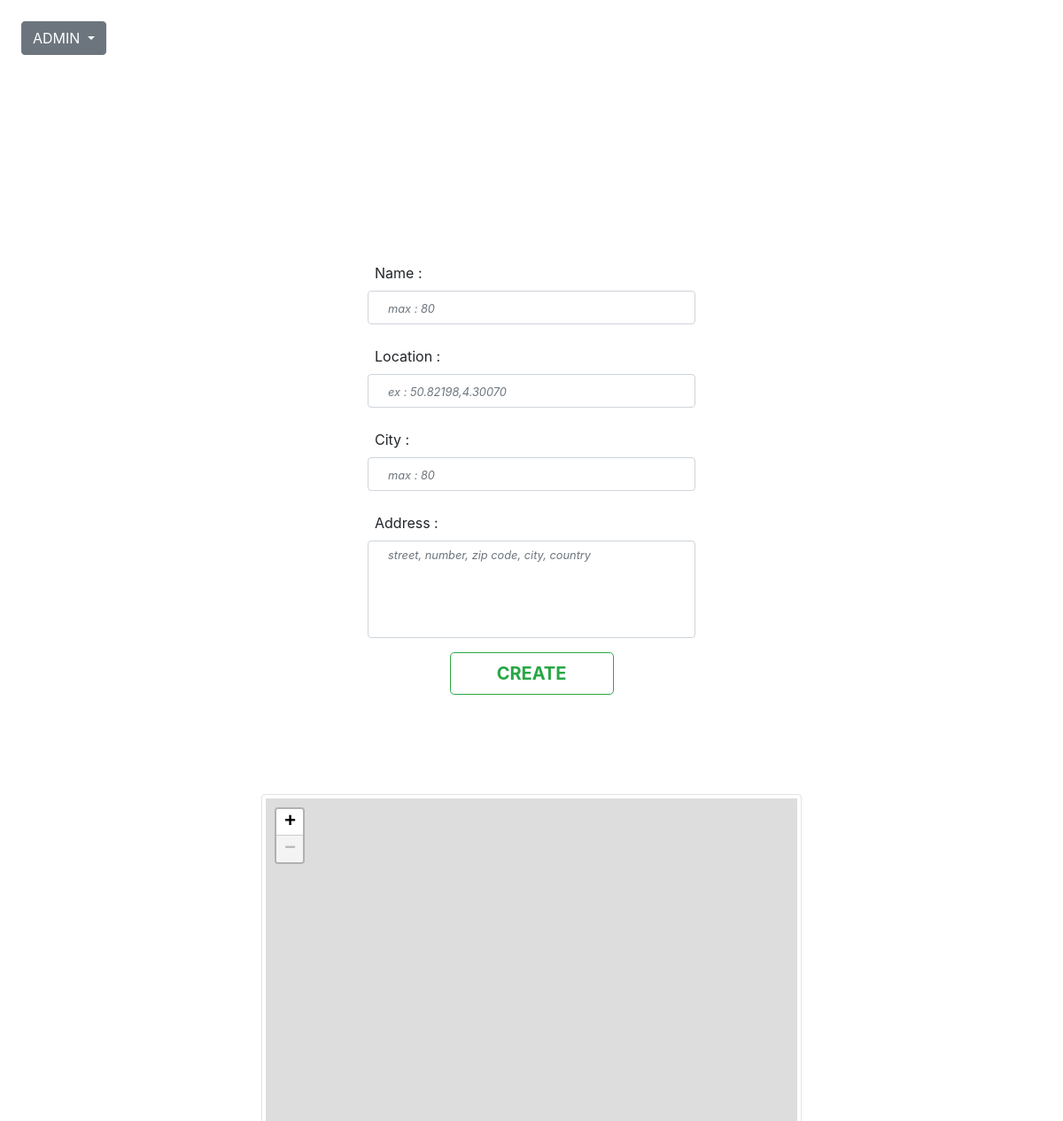
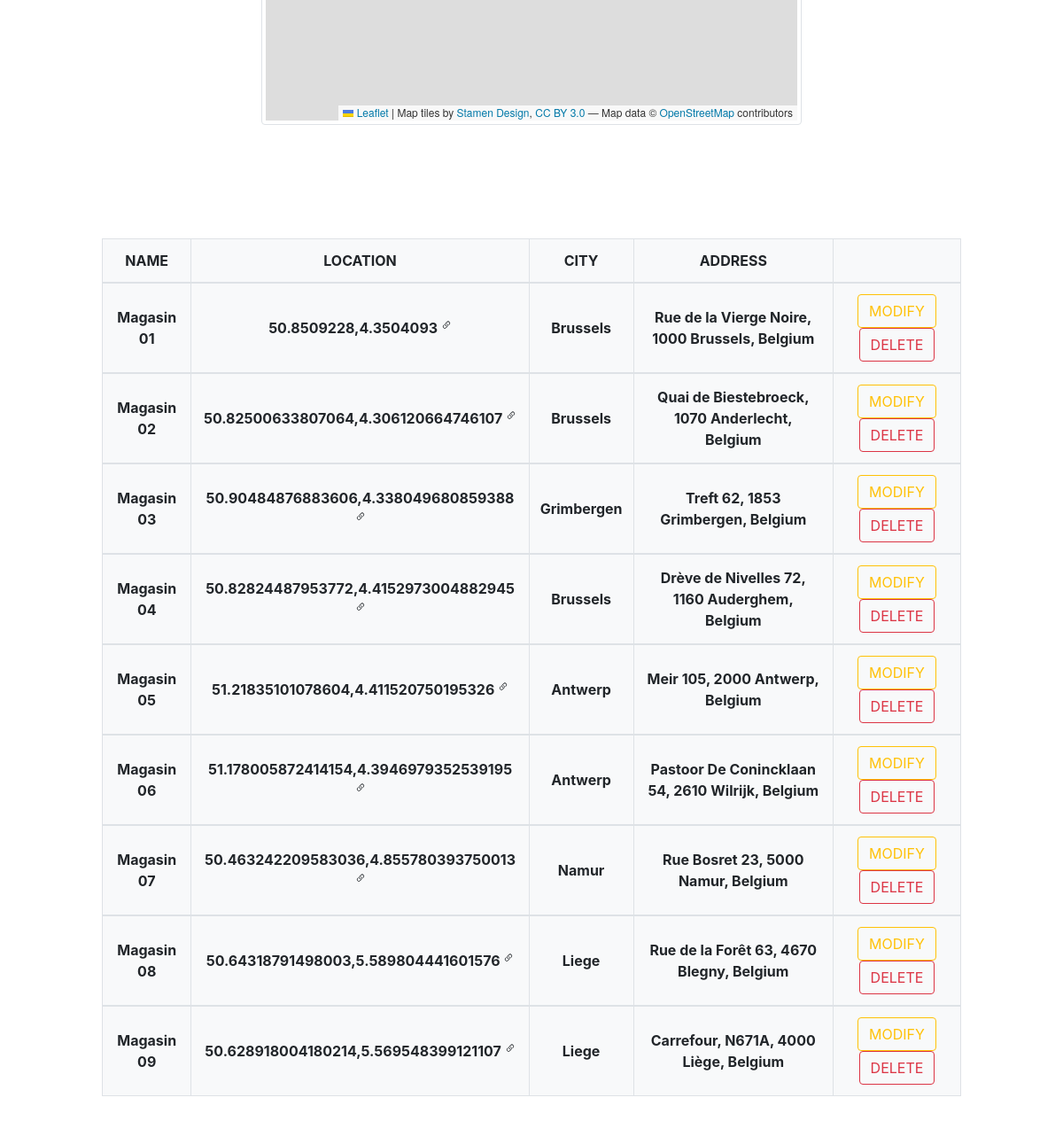
Page /?p=create.shop.admin (signed in) on the committed database (2 pictures, top to bottom).
### controller/admin/shop/create.shop.admin.controller.php (called while the page is built, shortened)
<?php
require_once dirname(dirname(dirname(__DIR__))) . DIRECTORY_SEPARATOR . 'model' . DIRECTORY_SEPARATOR . 'admin' . DIRECTORY_SEPARATOR . 'shop' . DIRECTORY_SEPARATOR . 'create.shop.admin.model.php';
$shop = readShop($db);
$countShop = mysqli_num_rows($shop);
require_once dirname(dirname(dirname(__DIR__))) . DIRECTORY_SEPARATOR . 'view' . DIRECTORY_SEPARATOR . 'admin' . DIRECTORY_SEPARATOR . 'shop' . DIRECTORY_SEPARATOR . 'create.shop.admin.view.php';

### model/admin/shop/create.shop.admin.model.php (called while the page is built, shortened)
<?php
function readShop($db)
{
    return mysqli_query($db, "SELECT * FROM `catalog.shop`");
}

### view/admin/shop/create.shop.admin.view.php (the view, shortened to what this page needs)
<div class="p-5"></div>
<div class="p-5"></div>
<div class="py-3">
</div>
<div class="container-fluid">
    <div class="row row-col-2 d-flex justify-content-center ">
        <div class="col-4 m-5">
            <form method="post">
                <div class="form-group">
                    <label class="m-2" for="name_shop">Name :</label>
                    <input class="form-control" id="name_shop" value="<?= !empty($name_shop) ? $name_shop : ''; ?>"
                           name="name_shop"
                           type="text"
                           pattern="[A-Za-z0-9 '-]+$"
                           maxlength="80"
                           placeholder="max : 80" required>
                </div>
                <div class="form-group">
                    <label class="m-2" for="location_shop">Location :</label>
                    <input class="form-control" id="location_shop"
                           value="<?= !empty($localisation_shop) ? $localisation_shop : ''; ?>"
                           name="localisation_shop"
                           pattern="[0-9]{1,2})+(\.[0-9]),([0-9]{1,2})+(\.[0-9])"
                           type="text"
                           placeholder="ex : 50.82198,4.30070" required>
                </div>
                <div class="form-group">
                    <label class="m-2" for="city_shop">City :</label>
                    <input class="form-control" id="city_shop"
                           value="<?= !empty($ville_shop) ? $ville_shop : ''; ?>" name="ville_shop"
                           type="text"
                           pattern="[A-Za-z0-9 '-]+$"
                           maxlength="80"
                           placeholder="max : 80" required>
                </div>
                <div class="form-group">
                    <label class="m-2" for="desc_shop">Address :</label>
                    <textarea style="resize: none" class="form-control"
                              name="desc_shop"
                              id="desc_shop"
                              cols="30"
                              rows="4"
                              pattern="[A-Za-z0-9 '-]+$"
                              placeholder="street, number, zip code, city, country"><?= !empty($desc_shop) ? $desc_shop : ''; ?></textarea>
                </div>
                <button class="btn btn-outline-success col-6 my-3 btn-lg btn-block mx-auto font-weight-bold"
                        type="submit" name="create_shop">
                    CREATE
                </button>
            </form>
        </div>
        <div class=" m-5 ">
            <div class="img-thumbnail">
                <div class="p-1" id="mapid" style="height: 500px; width: 600px;"></div>
            </div>
        </div>
    </div>
</div>
<div class="py-3"></div>
<?php if ($countShop !== 0) { ?>
    <div class="container-fluid my-5">
        <div class="row justify-content-center">
            <div class="col-10">
                <table class="table table-bordered text-center bg-light">
                    <thead>
                    <tr>
                        <th>NAME</th>
                        <th>LOCATION</th>
                        <th>CITY</th>
                        <th>ADDRESS</th>
                        <th></th>
                    </tr>
                    </thead>
                    <?php foreach ($shop as $item) { ?>
                        <tbody>
                        <tr>
                            <th class="align-middle"><?= $item['name_shop'] ?></th>
                            <th class="align-middle"><a class="text-reset"
                                                        href="?p=create.shop.admin&loc=<?= $item['localisation_shop'] ?>"><?= $item['localisation_shop'] ?>
                                    <sup><?= SVG_LINK ?></sup></a></th>
                            <th class="align-middle"><?= $item['ville_shop'] ?></th>
                            <th class="align-middle"><?= $item['desc_shop'] ?></th>
                            <th class="align-middle">
                                <a class="btn btn-outline-warning"
                                   href="?p=modify.shop.admin&id=<?= $item['id_shop'] ?>">
                                    MODIFY
                                </a>
                                <a class="btn btn-outline-danger"
                                   href="?p=delete.shop.admin&id=<?= $item['id_shop'] ?>">
                                    DELETE
                                </a>
                            </th>
                        </tr>
                        </tbody>
                    <?php } ?>
                </table>
            </div>
        </div>
    </div>
<?php } else { ?>
    <div class="text-center mx-auto font-weight-bold">No shop, please add one</div>
<?php } ?>

### public/css/style.css (style rules this page uses)
* { padding: 0; margin: 0; box-sizing: border-box; }
::placeholder, .placeholder { color: #838383; font-style: italic; font-size: 0.8rem; padding-left: 10px; }

### rows in the picture
catalog.shop: name_shop "Magasin 01", localisation_shop "50.8509228,4.3504093", ville_shop "Brussels", desc_shop "Rue de la Vierge Noire, 1000 Brussels, Belgium"
catalog.shop: name_shop "Magasin 02", localisation_shop "50.82500633807064,4.306120664746107", ville_shop "Brussels", desc_shop "Quai de Biestebroeck, 1070 Anderlecht, Belgium"
catalog.shop: name_shop "Magasin 03", localisation_shop "50.90484876883606,4.338049680859388", ville_shop "Grimbergen", desc_shop "Treft 62, 1853 Grimbergen, Belgium"
catalog.shop: name_shop "Magasin 04", localisation_shop "50.82824487953772,4.4152973004882945", ville_shop "Brussels", desc_shop "Drève de Nivelles 72, 1160 Auderghem, Belgium"
catalog.shop: name_shop "Magasin 05", localisation_shop "51.21835101078604,4.411520750195326", ville_shop "Antwerp", desc_shop "Meir 105, 2000 Antwerp, Belgium"
catalog.shop: name_shop "Magasin 06", localisation_shop "51.178005872414154,4.3946979352539195", ville_shop "Antwerp", desc_shop "Pastoor De Conincklaan 54, 2610 Wilrijk, Belgium"
catalog.shop: name_shop "Magasin 07", localisation_shop "50.463242209583036,4.855780393750013", ville_shop "Namur", desc_shop "Rue Bosret 23, 5000 Namur, Belgium"
catalog.shop: name_shop "Magasin 08", localisation_shop "50.64318791498003,5.589804441601576", ville_shop "Liege", desc_shop "Rue de la Forêt 63, 4670 Blegny, Belgium"
catalog.shop: name_shop "Magasin 09", localisation_shop "50.628918004180214,5.569548399121107", ville_shop "Liege", desc_shop "Carrefour, N671A, 4000 Liège, Belgium"
